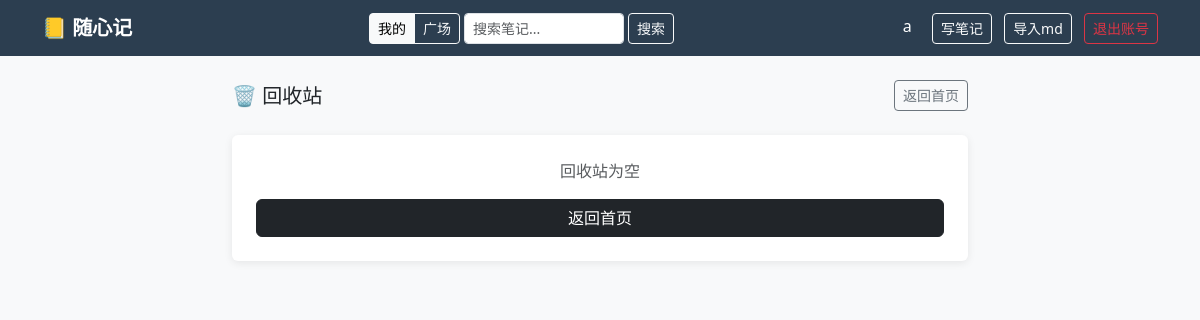
/trash (signed in), run on an earlier commit of the app's database.
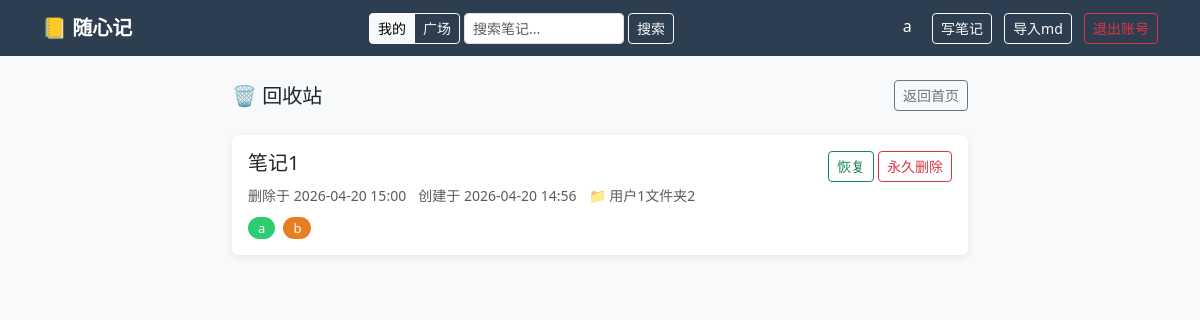
And on a later commit of the database.
### app.py (models this page shows)
class Note(db.Model):
    id         = db.Column(db.Integer, primary_key=True)
    title      = db.Column(db.String(200), nullable=False)
    content    = db.Column(db.Text, nullable=False)
    created_at = db.Column(db.DateTime, default=datetime.utcnow)
    updated_at = db.Column(db.DateTime, default=datetime.utcnow)  # 手动在 edit 时刷新
    user_id    = db.Column(db.Integer, db.ForeignKey('user.id'), nullable=False)
    folder_id  = db.Column(db.Integer, db.ForeignKey('folder.id'), nullable=True)
    is_public  = db.Column(db.Boolean, default=False)
    is_deleted = db.Column(db.Boolean, default=False)
    deleted_at = db.Column(db.DateTime, nullable=True)
    tags       = db.relationship('Tag', secondary=note_tags, backref='notes')
    comments   = db.relationship('Comment', backref='note', lazy=True, order_by='Comment.created_at.desc()', cascade='all, delete-orphan')
    versions   = db.relationship('NoteVersion', backref='note', lazy=True, order_by='NoteVersion.created_at.desc()', cascade='all, delete-orphan')

class Folder(db.Model):
    id      = db.Column(db.Integer, primary_key=True)
    name    = db.Column(db.String(100), nullable=False)
    user_id = db.Column(db.Integer, db.ForeignKey('user.id'), nullable=False)
    notes   = db.relationship('Note', backref='folder', lazy=True)

class Tag(db.Model):
    id   = db.Column(db.Integer, primary_key=True)
    name = db.Column(db.String(50), unique=True, nullable=False)

### app.py (the view)
@app.route('/trash')
@login_required
def trash():
    notes = Note.query.filter_by(user_id=current_user.id, is_deleted=True).order_by(Note.deleted_at.desc()).all()
    return render_template('trash.html', notes=notes)

### app.py (called while the page is built)
@app.template_filter('local_time')
def local_time(dt):
    if dt is None:
        return ''
    beijing = timezone(timedelta(hours=8))
    return dt.replace(tzinfo=timezone.utc).astimezone(beijing).strftime('%Y-%m-%d %H:%M')

@login_manager.user_loader
def load_user(user_id):
    return db.session.get(User, int(user_id))

### templates/trash.html (shortened to what this page needs)
{% extends 'base.html' %}
{% block content %}
<div class="row">
    <div class="col-md-8 offset-md-2">
        <div class="d-flex justify-content-between align-items-center mb-4">
            <h5 class="mb-0">🗑️ 回收站</h5>
            <a href="/" class="btn btn-sm btn-outline-secondary">返回首页</a>
        </div>
        {% for note in notes %}
        <div class="card mb-3 p-3">
            <div class="d-flex justify-content-between align-items-start">
                <div>
                    <h5 class="text-decoration-none text-dark">{{ note.title }}</h5>
                    <small class="text-muted">删除于 {{ note.deleted_at | local_time }}</small>
                    <small class="text-muted ms-2">创建于 {{ note.created_at | local_time }}</small>
                    {% if note.folder %}
                    <small class="text-muted ms-2">📁 {{ note.folder.name }}</small>
                    {% endif %}
                    <div class="mt-2">
                        {% for tag in note.tags %}
                        <span class="tag-badge tag-color-{{ tag.id % 8 }}">{{ tag.name }}</span>
                        {% endfor %}
                    </div>
                </div>
                <div class="d-flex gap-1">
                    <form method="POST" action="/trash/{{ note.id }}/restore">
                        <button type="submit" class="btn btn-sm btn-outline-success">恢复</button>
                    </form>
                    <form method="POST" action="/trash/{{ note.id }}/permanent_delete"
                          onsubmit="return confirm('永久删除后将无法恢复，确定继续？')">
                        <button type="submit" class="btn btn-sm btn-outline-danger">永久删除</button>
                    </form>
                </div>
            </div>
        </div>
        {% else %}
        <div class="card p-4 text-center text-muted">
            <p>回收站为空</p>
            <a href="/" class="btn btn-dark">返回首页</a>
        </div>
        {% endfor %}
    </div>
</div>
{% endblock %}

What changed in the data, as far as the page shows it:
added Note: title "笔记1", deleted_at|local_time "2026-04-20 15:00", created_at|local_time "2026-04-20 14:56", folder.name "用户1文件夹2"
now on this page (row unchanged): Tag: name "a"
now on this page (row unchanged): Tag: name "b"
Also different on the page:
text no longer shown: "回收站为空 返回首页"
